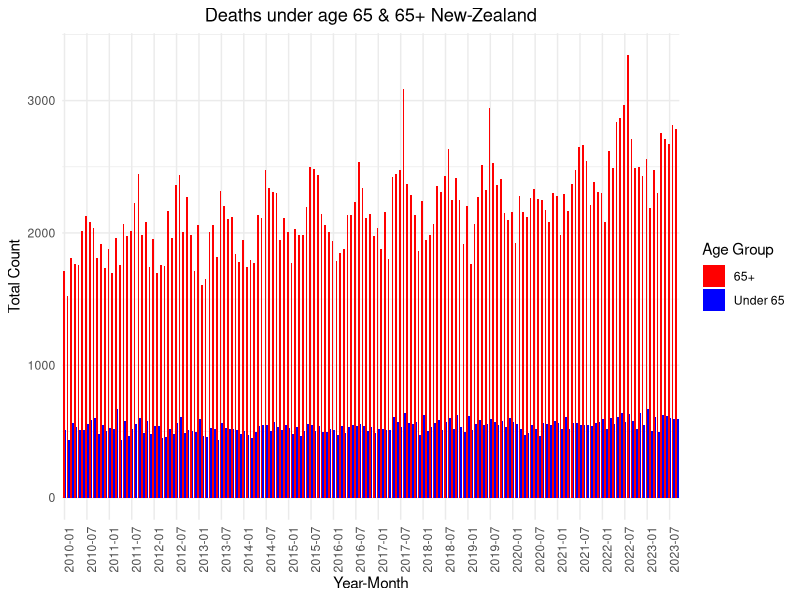
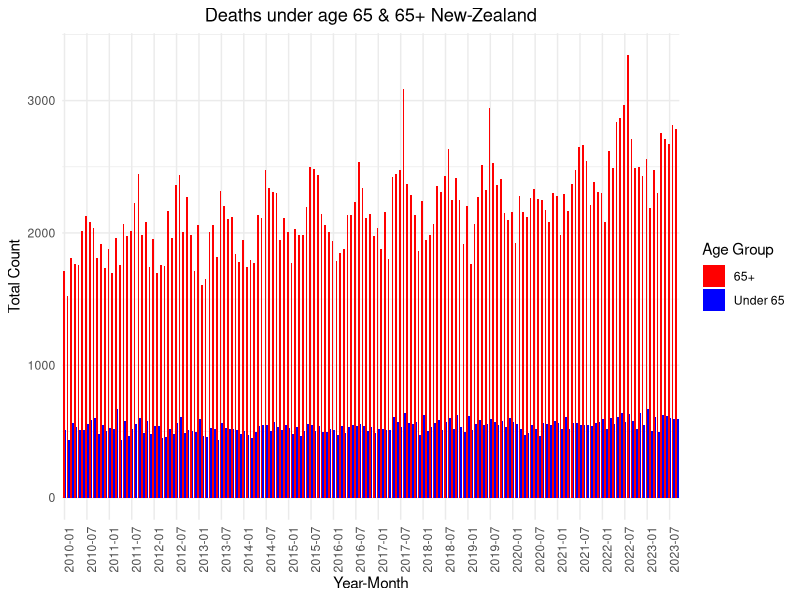

The R source for these figures, in order:
library(ggplot2)
library(dplyr)
data <- read.csv("data/over_under_65_deaths.csv")
data$age_group <- factor(data$age_group, levels = c("65+", "Under 65"))
data <- data %>%
  arrange(year, month, age_group) %>%
  group_by(year, month) %>%
  mutate(cum_count = cumsum(count))
data$year_month <- with(data, paste(year, sprintf("%02d", month), sep = "-"))
breaks <- data$year_month[seq(1, length(data$year_month), by = 12)]
ggplot(data, aes(x = year_month, y = count, fill = age_group)) +
  geom_col(position = "dodge") +
  scale_x_discrete(breaks = breaks) +
  scale_fill_manual(values = c("65+" = "red", "Under 65" = "blue")) +
  labs(
    title = "Deaths under age 65 & 65+ New-Zealand",
    x = "Year-Month",
    y = "Total Count",
    fill = "Age Group"
  ) +
  theme_minimal() +
  theme(
    axis.text.x = element_text(angle = 90, hjust = 1, vjust = 1),
    plot.title = element_text(hjust = 0.5)
  ) +
  guides(fill = guide_legend(reverse = FALSE))
ggsave("total_column_chart_with_title.png", width = 12, height = 8)
